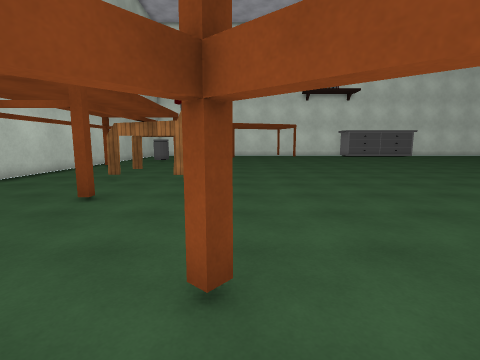
[1] (above)

17 first-person views from a walk through a 3-D level made in the Unity game engine. The camera is 1.5 m above the floor, tilts 8° down and sees 85° across. The floor is counted in squares, 1 m on a side. Each view is taken from the middle of a square. On the plan, view 1 faces up. The plan holds only what a view shows up to about 14 squares ahead; the rest is blank. The place goes on beyond the plan. The player is left out. Some surface patterns are stand-ins.

[2]
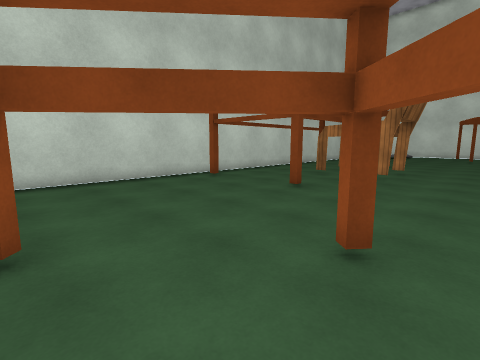

[3]
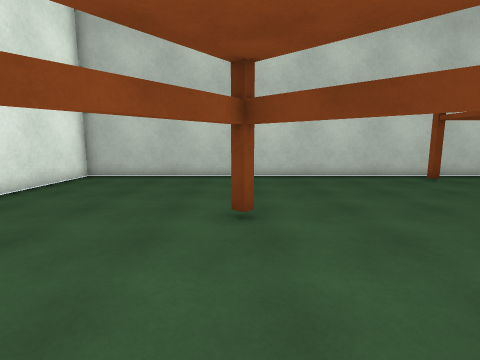

[4]
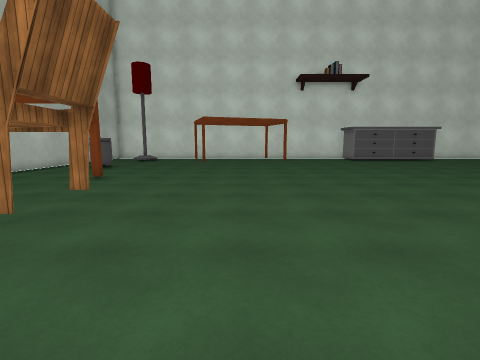

[5]
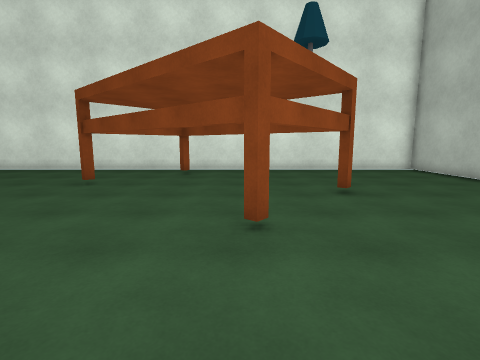

[6]
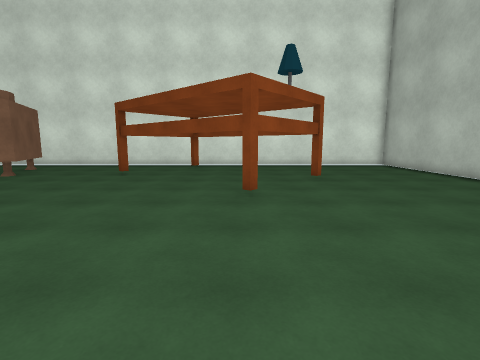

[7]
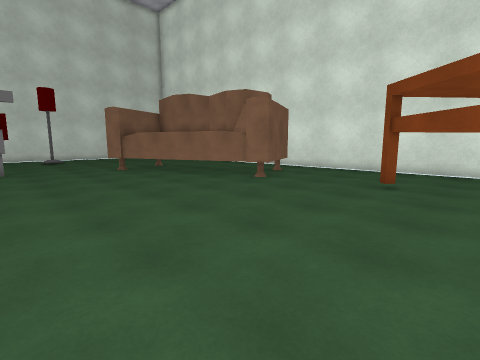

[8]
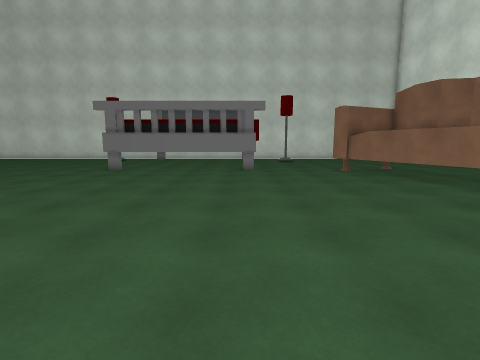

[9]
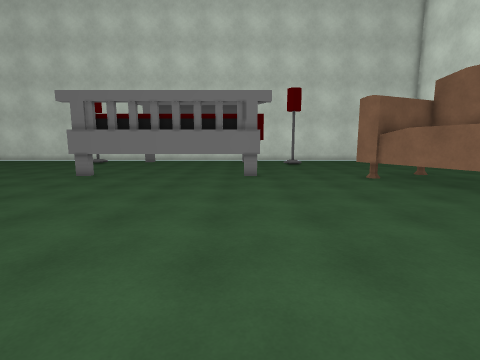

[10]
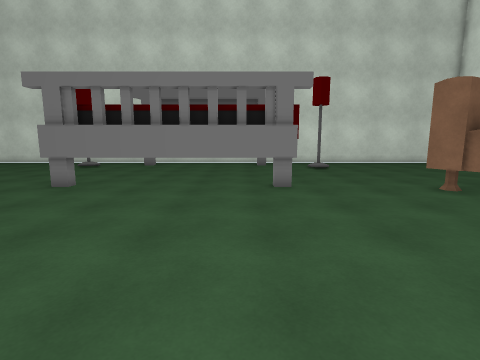

[11]
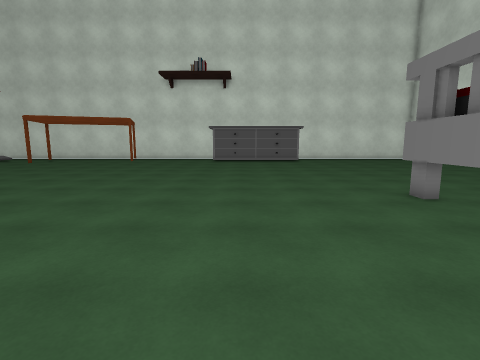

[12]
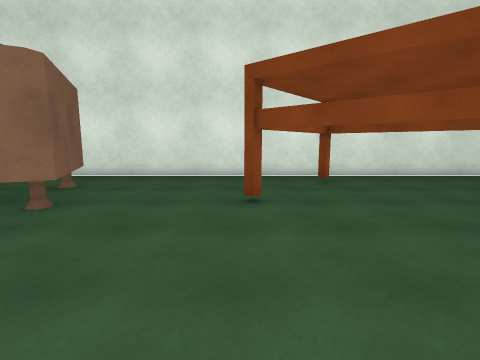

[13]
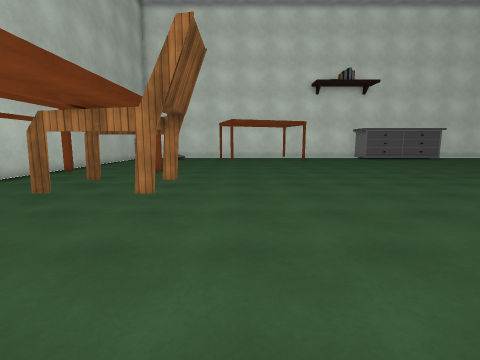

[14]
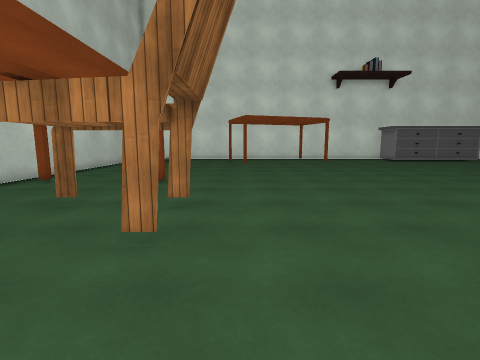

[15]
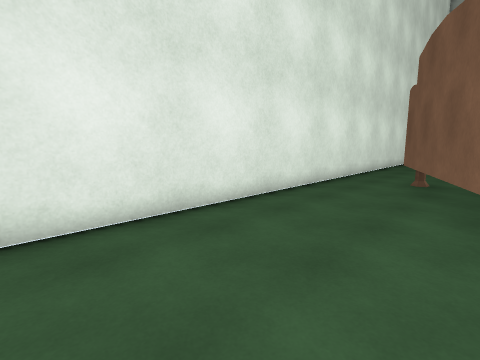

[16]
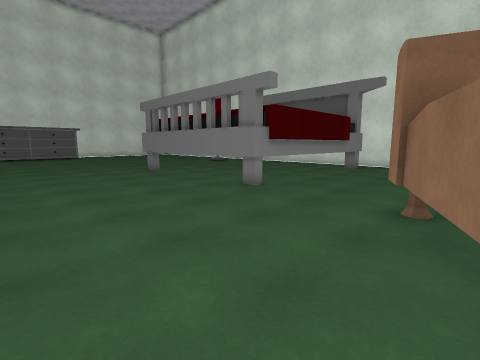

[17]
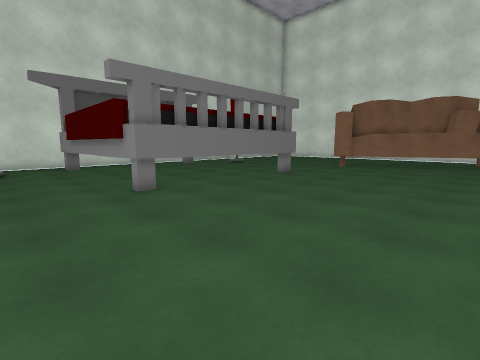

### Floor plan
Key: @ floor where view 1 was taken; # wall or solid block; . floor; B bench; T thing the floor can be seen under or through.
Columns run from 10 left of view 1 to 24 right of it. Each row starts with its distance up from view 1.
 21 #..    ..........................
 20 #... ..............................
 19 #... ..............................
 18 #..................................
 17 #.....#............................
 16 #..................................
 15 #............................TTTT##
 14 #............................T
 13 #....B..B....................T
 12 #............................#
 11 #....B..B....................#
 10 #............................#
  9 #............................#
  8 #............................#
  7 #.....#......................#
  6 #............................######
  5 #..................................
  4 #..................................
  3 #..................................
  2 #..................................
  1 #..........................###.....
  0 #.........@.............####  .....
 -1 #......#..............###      ....
 -2 #....................##       #....
 -3 #...............#....#    ## .....
 -4 #....................## ###.......
 -5 #.....................###.........
 -6 #............#....................
 -7 #.................................
 -8 ##################################

Where each view was taken, in squares from view 1:
view 1: 0 up, 0 right, facing up
view 2: 1 down, 1 right, facing up-left
view 3: 1 down, 2 right, facing left
view 4: 6 up, 2 right, facing up
view 5: 7 up, 0 right, facing down
view 6: 10 up, 0 right, facing down
view 7: 7 up, 3 right, facing down-right
view 8: 7 up, 4 right, facing right
view 9: 7 up, 7 right, facing right
view 10: 8 up, 10 right, facing right
view 11: 7 up, 14 right, facing up
view 12: 4 up, 6 right, facing down
view 13: 4 up, 0 right, facing up
view 14: 7 up, 1 left, facing up
view 15: 3 down, 23 right, facing down-left
view 16: 0 up, 12 right, facing up-right
view 17: 18 up, 11 right, facing down-right
